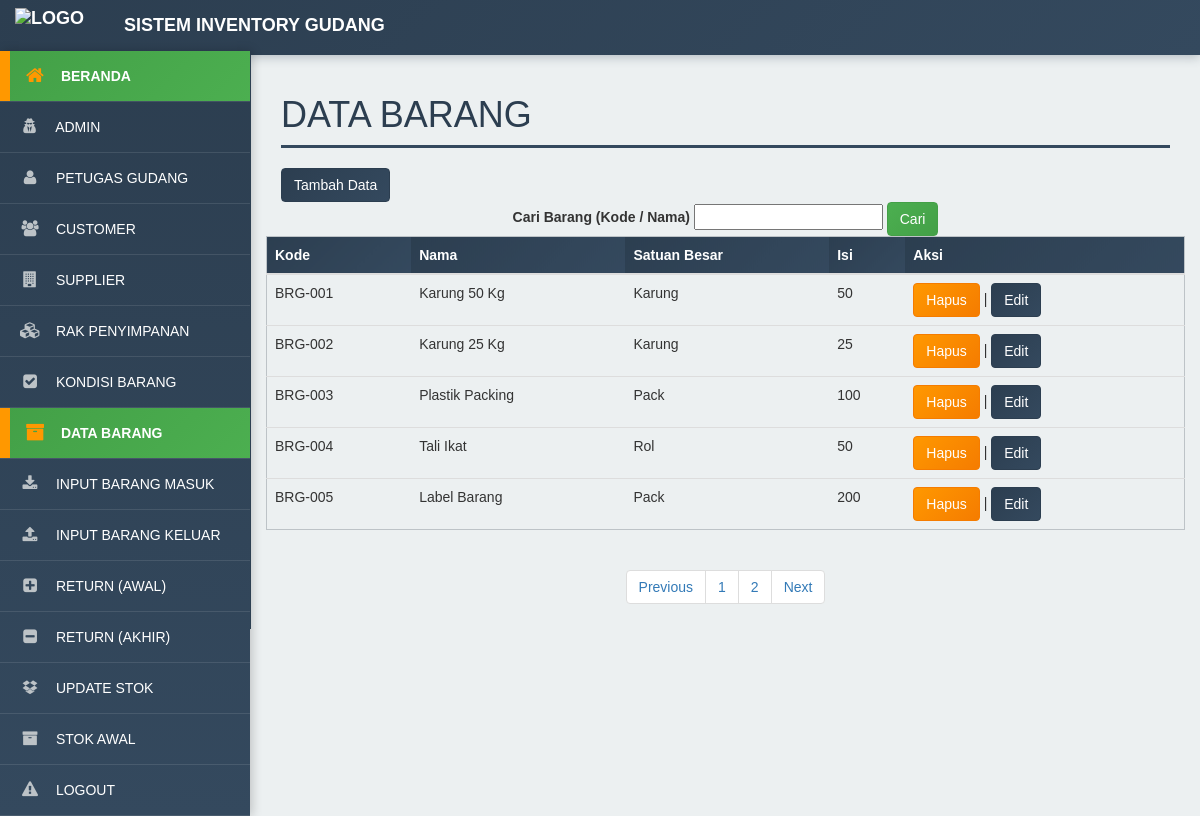
Screenshot of /admin/modul/barang/title.php with the database file from the repository.
### tables this page shows
CREATE TABLE `tb_barang` (
  `kode_brg` varchar(255) NOT NULL,
  `nama_brg` varchar(255) NOT NULL,
  `satuan` varchar(255) NOT NULL,
  `isi_satuan` int(11) NOT NULL
);

### admin/modul/barang/paging.php (the view, shortened to what this page needs)
<?php
include '../koneksi.php';
$batas = 5;
$halaman = isset($_GET['halaman']) && is_numeric($_GET['halaman']) ? (int) $_GET['halaman'] : 1;
$halaman_awal = ($halaman > 1) ? ($halaman * $batas) - $batas : 0;
if (isset($_POST['go'])) {
    $cari = mysqli_real_escape_string($koneksi, $_POST['cari']);
    $data_rak = mysqli_query($koneksi, "
        SELECT * FROM tb_barang
        WHERE kode_brg LIKE '%$cari%'
           OR nama_brg LIKE '%$cari%'
        ORDER BY CAST(SUBSTRING_INDEX(kode_brg, '-', -1) AS UNSIGNED) ASC
        LIMIT $halaman_awal, $batas
    ");
} else {
    $data_rak = mysqli_query($koneksi, "
        SELECT * FROM tb_barang
        ORDER BY CAST(SUBSTRING_INDEX(kode_brg, '-', -1) AS UNSIGNED) ASC
        LIMIT $halaman_awal, $batas
    ");
}
while ($row = mysqli_fetch_array($data_rak)):
    ?>
    <tr>
        <td><?php echo $row['kode_brg']; ?></td>
        <td><?php echo $row['nama_brg']; ?></td>
        <td><?php echo $row['satuan']; ?></td>
        <td><?php echo $row['isi_satuan']; ?></td>
        <td>
            <a href="index.php?m=barang&s=hapus&kode_brg=<?php echo $row['kode_brg']; ?>"
                onclick="return confirm('Yakin Akan Dihapus?')">
                <button class="btn btn-danger">Hapus</button>
            </a> |
            <a href="index.php?m=barang&s=ubah&kode_brg=<?php echo $row['kode_brg']; ?>">
                <button class="btn btn-primary">Edit</button>
            </a>
        </td>
    </tr>
<?php endwhile; ?>

### css/tampilanadmin.css (style rules this page uses)
body { font-family: Arial, sans-serif; background-color: #ecf0f1; }
.btn-primary { background: linear-gradient(135deg, #2c3e50, #34495e) !important; border-color: #2c3e50 !important; color: #ffffff !important; }
.btn-danger { background: linear-gradient(135deg, #FF9800, #F57C00) !important; border-color: #F57C00 !important; color: #ffffff !important; }
.table-striped tbody tr:nth-of-type(odd) { background-color: #ecf0f1; }
a { color: #2c3e50; transition: color 0.3s ease; }

### css/print.css (style rules this page uses)
body { font-size: 10px; color: #000; overflow-x: hidden; font-family: 'Arial', sans-serif; background: white; }

### rows the page displays
tb_barang: kode_brg "BRG-001", nama_brg "Karung 50 Kg", satuan "Karung", isi_satuan "50"
tb_barang: kode_brg "BRG-002", nama_brg "Karung 25 Kg", satuan "Karung", isi_satuan "25"
tb_barang: kode_brg "BRG-003", nama_brg "Plastik Packing", satuan "Pack", isi_satuan "100"
tb_barang: kode_brg "BRG-004", nama_brg "Tali Ikat", satuan "Rol", isi_satuan "50"
tb_barang: kode_brg "BRG-005", nama_brg "Label Barang", satuan "Pack", isi_satuan "200"
